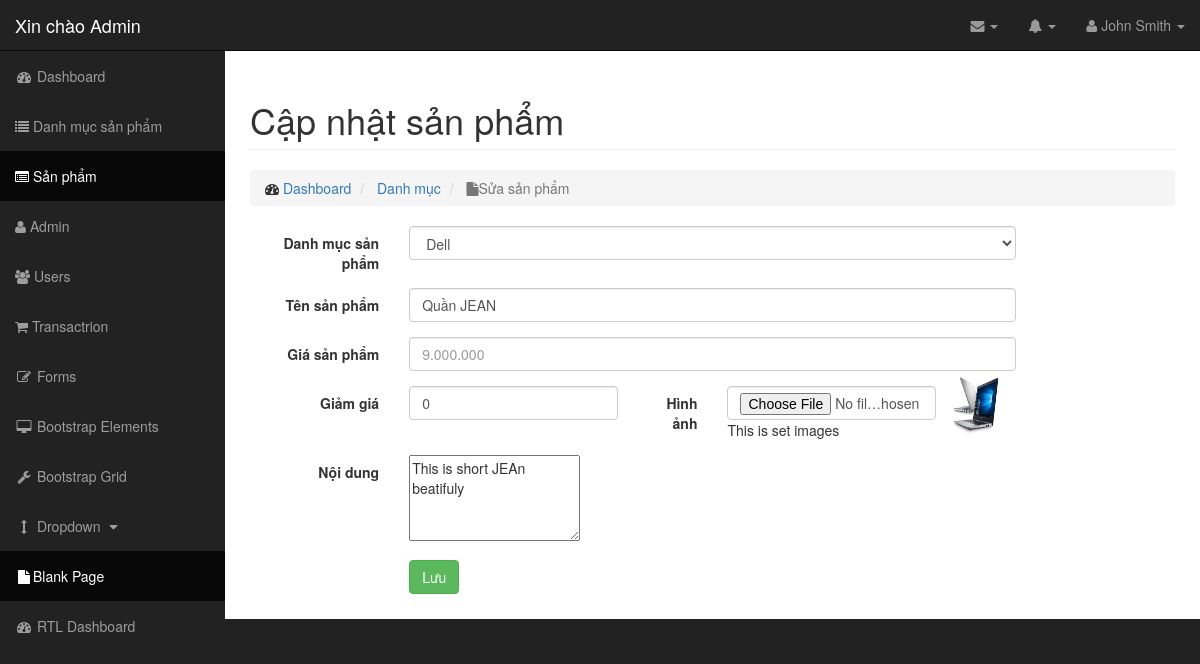
/admin/modules/product/edit.php?id=1, run on an earlier commit of the app's database.
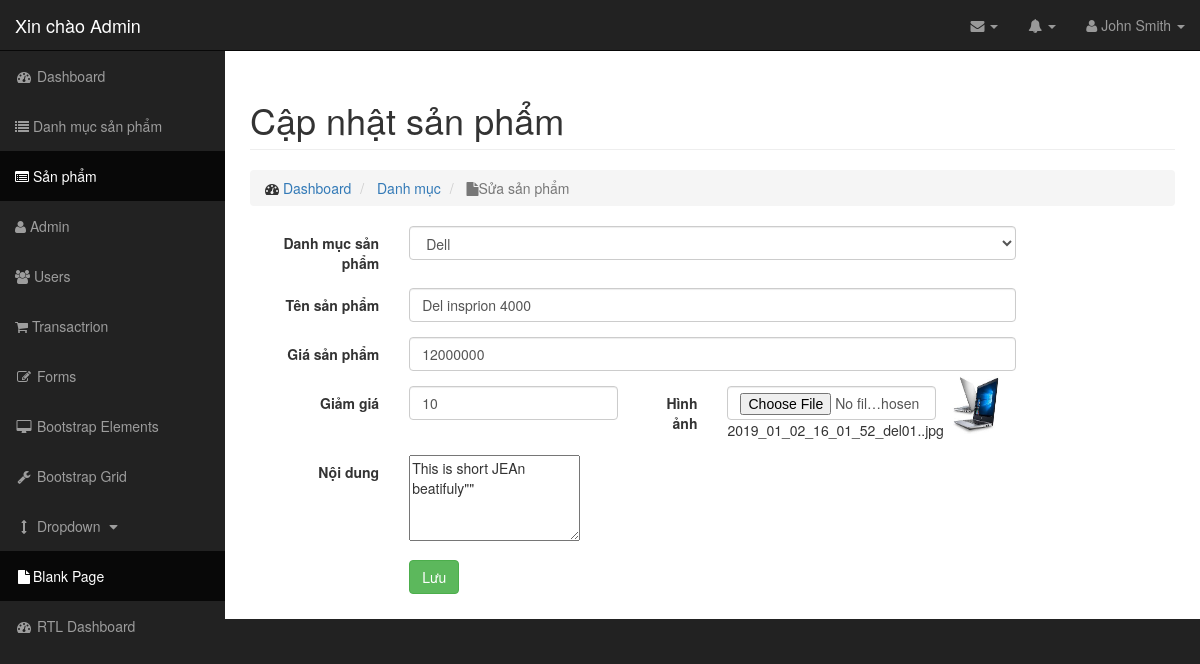
And on a later commit of the database.
### tables this page shows
CREATE TABLE `product` (
  `id` int(11) NOT NULL,
  `name` varchar(100) DEFAULT NULL,
  `slug` varchar(100) DEFAULT NULL,
  `category_id` int(11) DEFAULT NULL,
  `content` text,
  `head` int(11) DEFAULT '0',
  `hot` tinyint(4) DEFAULT '0',
  `view` int(11) DEFAULT '0',
  `sale` int(11) DEFAULT '0',
  `price` double DEFAULT NULL,
  `number` int(11) NOT NULL,
  `pay` int(11) DEFAULT '0',
  `thunbar` varchar(100) DEFAULT NULL,
  `created_at` timestamp NOT NULL DEFAULT CURRENT_TIMESTAMP ON UPDATE CURRENT_TIMESTAMP,
  `updated_at` timestamp NOT NULL DEFAULT '0000-00-00 00:00:00' ON UPDATE CURRENT_TIMESTAMP
);

CREATE TABLE `category` (
  `id` int(11) NOT NULL,
  `name` varchar(100) DEFAULT NULL,
  `slug` varchar(100) DEFAULT NULL,
  `images` varchar(100) DEFAULT NULL,
  `banner` varchar(100) DEFAULT NULL,
  `home` tinyint(4) DEFAULT '0',
  `status` tinyint(4) DEFAULT '1',
  `created_at` timestamp NOT NULL DEFAULT CURRENT_TIMESTAMP,
  `updated_at` timestamp NOT NULL DEFAULT CURRENT_TIMESTAMP ON UPDATE CURRENT_TIMESTAMP
);

### libraries/Database.php (called while the page is built, shortened)
<?php
    class Database
    {
        public $link;
        public function __construct()
        {
            $this->link = mysqli_connect("localhost","root","","shopping") or die ();
            mysqli_set_charset($this->link,"utf8");
        }
        public function fetchID($table , $id )
        {
            $sql = "SELECT * FROM {$table} WHERE id = $id ";
            $result = mysqli_query($this->link,$sql) or die("Lỗi  truy vấn fetchID " .mysqli_error($this->link));
            return mysqli_fetch_assoc($result);
        }
         public function fetchAll($table)
        {
            $sql = "SELECT * FROM {$table} WHERE 1" ;
            $result = mysqli_query($this->link,$sql) or die("Lỗi Truy Vấn fetchAll " .mysqli_error($this->link));
            $data = [];
            if( $result)
            {
                while ($num = mysqli_fetch_assoc($result))
                {
                    $data[] = $num;
                }
            }
            return $data;
        }
    }
?>

### admin/autoload/autoload.php (called while the page is built, shortened)
<?php
    require_once __DIR__."/../../libraries/Database.php";
    require_once __DIR__."/../../libraries/Function.php";
    $db = new Database;
?>

### admin/modules/product/edit.php (the view, shortened to what this page needs)
<?php
    require_once __DIR__."/../../autoload/autoload.php";
    $category = $db->fetchAll('category');
    $id = intval(getInput('id'));
    $idEdit = $db->fetchID('product', $id);
?>
<?php require_once __DIR__."/../../layouts/header.php"; ?>
    <div class="row">
        <div class="col-lg-12">
            <h1 class="page-header">
                Cập nhật sản phẩm
            </h1>
            <ol class="breadcrumb">
                <li>
                    <i class="fa fa-dashboard"></i>  <a href="index.html">Dashboard</a>
                </li>
                <li>
                    <i></i>  <a href="">Danh mục</a>
                </li>
                <li class="active">
                    <i class="fa fa-file"></i>Sửa sản phẩm
                </li>
            </ol>
        </div>
    </div>
    <form enctype="multipart/form-data" class="form-horizontal" action="" method="POST">
        <div class="form-group">
            <label class="col-sm-2 control-label">Danh mục sản phẩm</label>
            <div class="col-sm-8">
                    <select name="category_id" class="form-control">
                        <?php foreach($category as $key => $value): ?>
                            <option value="<?php echo $value['id'] ?>"
                                <?php checkSelected($value, $idEdit, 'id', 'category_id') ?>><?php echo $value['name']?>
                            </option>
                        <?php endforeach ?>
                    </select>
            </div>
        </div>
        <div class="form-group">
            <label for="inputEmail3" class="col-sm-2 control-label">Tên sản phẩm</label>
            <div class="col-sm-8">
                <input type="text" class="form-control" name="name" value="<?php echo $idEdit['name'] ?>" placeholder="Tên Sản Phẩm">
            </div>
        </div>
        <div class="form-group">
            <label class="col-sm-2 control-label">Giá sản phẩm</label>
            <div class="col-sm-8">
                <input class="form-control currency" type="number" name="price" value="<?php echo $idEdit['price'] ?>" placeholder="9.000.000">
            </div>
        </div>
        <div class="form-group">
            <label class="col-sm-2 control-label">Giảm giá</label>
            <div class="col-sm-3">
                <input class="form-control" type="number" name="sale" value="<?php echo $idEdit['sale'] ?>" value="0">
            </div>
            <label class="col-sm-1 control-label">Hình ảnh</label>
            <div class="col-sm-3">
                <input type="file" name="thunbar" class="form-control" accept="image/x-png,image/gif,image/jpeg" />
                <span id="show-name-img">
                    <?php echo (isset($idEdit['thunbar']) != NULL) ? $idEdit['thunbar'] : '' ?>
                </span>
            </div>
                <img id="choose-file" src="<?php echo '/../../../public/uploads/product/2019_01_02_16_01_18_del04.jpg' ?>" alt="">
        </div>
        <div class="form-group">
            <label class="col-sm-2 control-label">Nội dung</label>
            <div class="col-sm-8">
                <textarea name="content" class="ckeditor" id="editor1" rows="4"><?php echo $idEdit['content'] ?></textarea>
            </div>
        </div>
        <div class="form-group">
            <div class="col-sm-offset-2 col-sm-8">
                <button type="submit" class="btn btn-success">Lưu</button>
            </div>
        </div>
    </form>
<?php
    require_once __DIR__."/../../layouts/footer.php";
?>

What changed in the data, as far as the page shows it:
changed product "Dell": name "Quần JEAN" → "Del insprion 4000"; price (not shown) → "12000000"; sale "0" → "10"; thunbar "This is set images" → "2019_01_02_16_01_52_del01..jpg"; content "This is short JEAn beatifuly" → "This is short JEAn beatifuly\"\""
